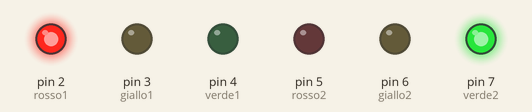
A sketch run on a simulated Arduino Uno, built with avr-gcc and run on an emulated ATmega328P. Shown: output pins drawn as LEDs (lit = HIGH).

Above: at 2.5 s.
At 7.5 s:
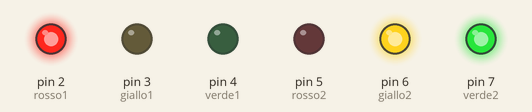
At 12.5 s:
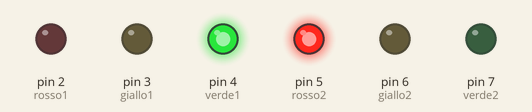
At 17.5 s:
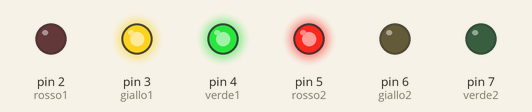
Timing chart, 0 to 26.0 s (numbered marks = the images above):
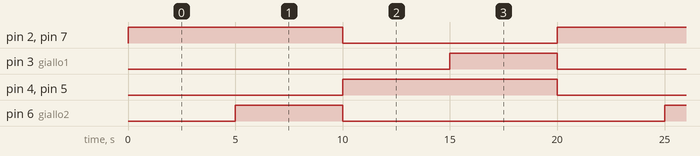

The sketch:

progetto.ino
```cpp
int rosso1 = 2;
int giallo1 = 3;
int verde1 = 4;
int rosso2 = 5;
int giallo2 = 6;
int verde2 = 7;
void setup ()
{
  pinMode(rosso1, OUTPUT);
  pinMode(giallo1, OUTPUT);
  pinMode(verde1, OUTPUT);
  pinMode(rosso2, OUTPUT);
  pinMode(giallo2, OUTPUT);
  pinMode(verde2, OUTPUT);
}
void loop ()
{
  digitalWrite (rosso1, HIGH);
  digitalWrite (verde2, HIGH);
  digitalWrite (rosso2, LOW);
  delay (5000);
  digitalWrite (giallo2, HIGH);
  delay (5000);
  digitalWrite (rosso1, LOW);
  digitalWrite (verde1, HIGH);
  digitalWrite (verde2, LOW);
  digitalWrite (giallo2, LOW);
  digitalWrite (rosso2, HIGH);
  delay (5000);
  digitalWrite (giallo1, HIGH);
  delay (5000);
  digitalWrite (verde1, LOW);
  digitalWrite (giallo1, LOW);
}
```

Measured:
- by itself, pin 2 (rosso1), pin 4 (verde1), pin 5 (rosso2), pin 7 (verde2): alternates HIGH for 10.0 s and LOW for 10.0 s
- by itself, pin 3 (giallo1), pin 6 (giallo2): alternates HIGH for 5.0 s and LOW for 15.0 s
- by itself, everything shown: repeats every 20.0 s, in 5 steps
